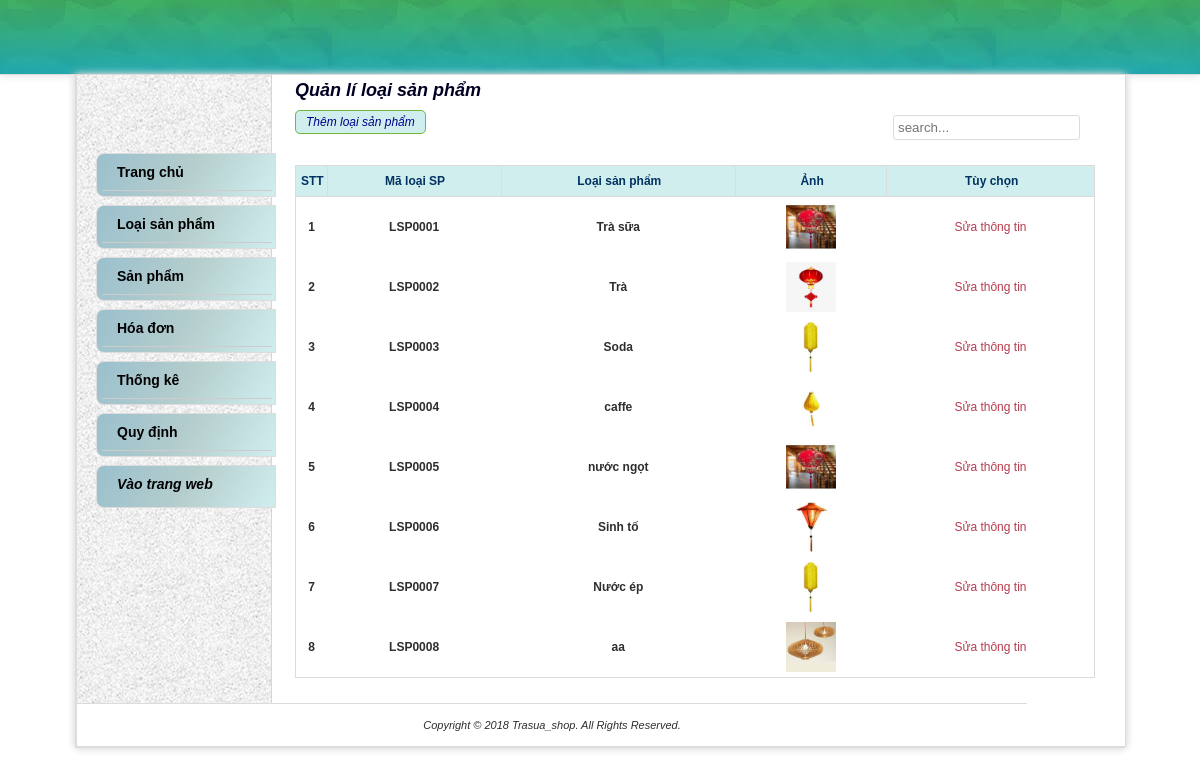
The page /SourceCode/Front_end/Web/admin/loaisanpham.php on the database its author committed.
### tables this page shows
CREATE TABLE `loaisanpham` (
  `MaLoaiSP` varchar(7) NOT NULL,
  `TenLoaiSP` varchar(40) DEFAULT NULL,
  `HinhAnh` varchar(100) NOT NULL
);

### SourceCode/Front_end/Web/admin/model/loaisanpham.php (called while the page is built, shortened)
<?php
 	function lay_loaisampham() {
		$conn = connect();
    	$strSQL = "select * from loaisanpham ";
    	$result = mysqli_query($conn, $strSQL) Or die('<p>Không thể thực thi câu truy vấn.</p>');
    	return $result;
	}
?>

### SourceCode/Front_end/Web/admin/loaisanpham.php (the view, shortened to what this page needs)
<html>
    <head>
        <c:set var="root" value="${pageContext.request.contextPath}"/>
        <link href="css/mos-style.css" rel='stylesheet'type='text/css' />
    </head>
    <body>
        <?php include "parts/header.php"?>
    <div id="wrapper">
        <?php include "parts/menu.php"?>
        <div id="rightContent">
        <h2>Quản lí loại sản phẩm</h2><br>
        <?php require_once(__DIR__."\model\loaisanpham.php");?>
        <?php $list_loaisanpham = lay_loaisampham(); ?>
        <a href="themLoaiSanPham.php"  class="button" > Thêm loại sản phẩm </a>
        <div class="searchp">
        <form  action="controllers/loaisanpham.php" method="post" enctype="multipart/form-data" >
            <input type="search" name="txt_search" value="" placeholder="search..." />
        </form>
        </div>
         <form  id="user-form" method="post" enctype="multipart/form-data" role="form">
            <table class='data' id = 'loaisanphamTables'>
             <tr class='data'>
				<th class="data" width="30px">STT</th>
				<th class="data">Mã loại SP</th>
				<th class="data">Loại sản phẩm</th>
				<th class="data">Ảnh</th>
                <th class="data">Tùy chọn</th>
			</tr>
            <?php $i=0 ; ?>
                <?php while ($loaisanpham= mysqli_fetch_array($list_loaisanpham)){ ?>
                    <tr >
                        <?php $i= $i +1; ?>
                        <td ><h4 ><?php echo $i; ?></h4></td>
                        <td ><h4 ><?php echo $loaisanpham['MaLoaiSP']; ?></h4></td>
                        <td ><h4 ><?php echo $loaisanpham['TenLoaiSP'] ?></h4></td>
                        <?php $img = $loaisanpham['HinhAnh']; ?>
                        <td><?php echo '<img src="' .$img. '" style="max-width:50px;" />'; ?></td>
                        <td >
                            <a href="suaLoaiSanPham.php?malsp=<?php echo $loaisanpham['MaLoaiSP']; ?>">Sửa thông tin</a>
                        </td>
                    </tr>
                <?php } ?>
            </table>
        </form>
        </div>
        <?php include "parts/footer.php"?>
        </div>
    </body>
</html>

### SourceCode/Front_end/Web/admin/parts/header.php (shortened to what this page needs)
<!DOCTYPE html>
<html>
    <head>
    </head>
    <body>
        <div id="header">
            <div class="inHeader">
            </div>
        </div>
    </body>
</html>

### SourceCode/Front_end/Web/admin/parts/menu.php (shortened to what this page needs)
<!DOCTYPE html>
<html>
    <head>
        <c:set var="root" value="${pageContext.request.contextPath}"/>
        <link href="css/mos-style.css" rel='stylesheet'type='text/css' />
    <body>
    <div id="wrapper">
        <div id="leftBar">
    <ul id="accordion" class="accordion">
        <li href="main.php">
            <div class="link"><i class="fa fa-paint-brush"></i><a href="main.php">Trang chủ</a><i class="fa fa-chevron-down"></i></div>
        </li>
        <li href="loaisanpham.php">
            <div class="link"><i class="fa fa-paint-brush"></i><a>Loại sản phẩm</a><i class="fa fa-chevron-down"></i></div>
        </li>
        <li href="sanpham.php">
            <div class="link"><i class="fa fa-paint-brush"></i><a>Sản phẩm</a><i class="fa fa-chevron-down"></i></div>
        </li>
        <li href="hoadon.php">
            <div class="link"><i class="fa fa-paint-brush"></i><a>Hóa đơn</a><i class="fa fa-chevron-down"></i></div>
        </li>
        <li href="#">
            <div class="link"><i class="fa fa-globe"></i><a>Thống kê</a><i class="fa fa-chevron-down"></i></div>
        </li>
        <li >
            <div class="link"><i class="fa fa-paint-brush"></i><a href="quydinh.php">Quy định</a><i class="fa fa-chevron-down"></div>
        </li>
        <li href="/anatea/staff_view.php">
            <div class="link"><i class="fa fa-paint-brush"></i><a href="/anatea/staff_view.php">Vào trang web</a><i class="fa fa-chevron-down"></i></div>
        </li>
    </ul>
    </div>
    <div>
</body>
</html>

### SourceCode/Front_end/Web/admin/parts/footer.php (shortened to what this page needs)
<!DOCTYPE html>
<html>
    <head>
    </head>
    <body>
        <div id="footer">
			<p>Copyright © 2018 Trasua_shop. All Rights Reserved. </p>
        </div>
    </body>
</html>

### SourceCode/Front_end/Web/admin/css/mos-style.css (style rules this page uses)
body { background: url(../images/latar.jpg); margin: 0; padding: 0; font-family: Arial; font-size: 12px; color: #2e2e2e; text-align: center; }
img { border: none; }
a { color: #527e19; text-decoration: none; }
input { padding: 4px;color: #5b5b5b;border: 1px solid #dcdcdc; -moz-border-radius: 3px;-webkit-border-radius: 3px;-o-border-radius: 3px; }
.button { cursor: pointer; padding: 4px 10px 4px 10px; color: #00008B; background-color: #D1EEEE; border: 1px solid #71bb3b; -moz-border-radius: 5px; -webkit-border-radius: 5px; -o-border-radius: 5px; }
table { border:none;font-size: 12px; }
td { border:none; padding: 5px; }
table.data { border: 1px solid #dcdcdc; margin: 10px 0px 20px 0px; width: 97%; border-collapse: collapse;font-size: 12px; text-align: center; }
th.data { padding: 8px 4px 8px 4px;border: 1.5px solid #dcdcdc; background-color:#D1EEEE ;text-shadow: 1px 0px #003362;color:#0000; }
tr.data { background: #fff }
#header { width: 100%; border-bottom: 1px solid #dcdcdc; background: url(../img/header6.jpg) repeat left; height: 75px; z-index: 1000; -moz-box-shadow: 0px 0px 8px #dcdcdc; -webkit-box-shadow: 0px 0px 8px #dcdcdc; }
.inHeader { float: center; margin: auto; width: 920px; height: 45px; padding: 15px; border-right: 0px solid #dcdcdc; border-left: 0px solid #dcdcdc; }
div .searchp { float: right; border: 0px solid #dcdcdc; position: relative; right: 40px; text-align: right; width: 300px; height: 50px; border: 40px; }
#wrapper { width: 1050px; padding: 0px 0 0 0; position: relative; border-left: 1px solid #dcdcdc; border-right: 1px solid #dcdcdc; border-bottom: 1px solid #dcdcdc; float: center; margin: auto; text-align: center; background: #fff url(../img/bg_kiri.png) repeat-y; -moz-box-shadow: 0px 0px 8px #dcdcdc; -webkit-box-shadow: 0px 0px 8px #dcdcdc; }
#leftBar { width: 190px; float: left; padding: 20 20 20px 10px; margin-top: 50px; border-right: 0px solid #dcdcdc; text-align: left; }
#leftBar ul { list-style: none;padding: 0; margin: 0;font-size: 13px; }
#leftBar ul li { width: 180px; padding: 5px 3px 5px 5px; margin-top: 8px;margin-left: 9px; border: 1px solid #dcdcdc; -moz-border-radius-topleft: 8px;-moz-border-radius-bottomleft: 8px; -webkit-border-top-left-radius: 8px;-webkit-border-bottom-left-radius: 8px; -o-border-top-left-radius: 8px;-o-border-bottom-left-radius: 8px; }
#leftBar ul li a { width: 100%; color: #000000; padding: 10px 10px 10px 5px; cursor: pointer; -webkit-transition: padding-left 250ms ease-out; -moz-transition: padding-left 250ms ease-out; -o-transition: padding-left 250ms ease-out; }
#rightContent { width: 835px; padding: 5px; float: right; border-left: 0px solid #dcdcdc; text-align: left; color: #000022; }
#footer { width: 950px; padding: 15px 0 15px 0; text-align: center; font-size: 11px; border-top: 1px solid #dcdcdc; background: #fff; }

### SourceCode/Front_end/Web/admin/parts/menu.php (style rules this page uses)
* { margin: 0; padding: 0; -webkit-box-sizing: border-box; -moz-box-sizing: border-box; box-sizing: border-box; }
ul { list-style-type: none; }
a { color: #b63b4d; text-decoration: none; }
.accordion li { width: 164px; background: linear-gradient(120deg,#9AC0CD,#B4CDCD,#D1EEEE)repeat left center; padding: 10px 0 10px 10px; margin-top: 8px;margin-left: 9px; border: 2px solid #dcdcdc; -moz-border-radius-topleft: 5px;-moz-border-radius-bottomleft: 5px; -webkit-border-top-left-radius: 5px;-webkit-border-bottom-left-radius: 5px; -o-border-top-left-radius: 5px;-o-border-bottom-left-radius: 5px; }
.accordion .link { cursor: pointer; display: block; padding: 5px 10px 10px 10px; color: #4D4D4D; font-size: 14px; font-weight: 700; border-bottom: 1px solid #CCC; position: relative; -webkit-transition: all 0.4s ease; -o-transition: all 0.4s ease; transition: all 0.4s ease; }
.accordion li:last-child .link { border-bottom: 0; }
.accordion li i { position: absolute; top: 16px; left: 12px; font-size: 18px; color: #595959; -webkit-transition: all 0.4s ease; -o-transition: all 0.4s ease; transition: all 0.4s ease; }
.accordion li i.fa-chevron-down { right: 12px; left: auto; font-size: 16px; }

### rows shown on the page
loaisanpham: MaLoaiSP "LSP0001", TenLoaiSP "Trà sữa", HinhAnh (picture)
loaisanpham: MaLoaiSP "LSP0002", TenLoaiSP "Trà", HinhAnh (picture)
loaisanpham: MaLoaiSP "LSP0003", TenLoaiSP "Soda", HinhAnh (picture)
loaisanpham: MaLoaiSP "LSP0004", TenLoaiSP "caffe", HinhAnh (picture)
loaisanpham: MaLoaiSP "LSP0005", TenLoaiSP "nước ngọt", HinhAnh (picture)
loaisanpham: MaLoaiSP "LSP0006", TenLoaiSP "Sinh tố", HinhAnh (picture)
loaisanpham: MaLoaiSP "LSP0007", TenLoaiSP "Nước ép", HinhAnh (picture)
loaisanpham: MaLoaiSP "LSP0008", TenLoaiSP "aa", HinhAnh (picture)
